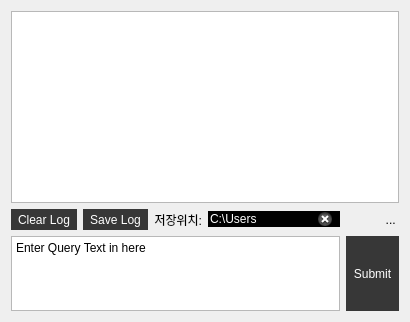
              <widget class="QWidget" name="fr_Gen">
               <property name="layoutDirection">
                <enum>Qt::LeftToRight</enum>
               </property>
               <property name="autoFillBackground">
                <bool>true</bool>
               </property>
               <layout class="QGridLayout" name="gridLayout_2">
                <property name="sizeConstraint">
                 <enum>QLayout::SetDefaultConstraint</enum>
                </property>
                <item row="1" column="1">
                 <widget class="QToolButton" name="btn_SaveLog">
                  <property name="styleSheet">
                   <string notr="true">background-color: rgb(55, 55, 55);
color: rgb(255, 255, 255);
font: 10pt &quot;굴림&quot;;</string>
                  </property>
                  <property name="text">
                   <string>Save Log</string>
                  </property>
                  <property name="popupMode">
                   <enum>QToolButton::InstantPopup</enum>
                  </property>
                  <property name="toolButtonStyle">
                   <enum>Qt::ToolButtonIconOnly</enum>
                  </property>
                  <property name="autoRaise">
                   <bool>true</bool>
                  </property>
                  <property name="arrowType">
                   <enum>Qt::NoArrow</enum>
                  </property>
                 </widget>
                </item>
                <item row="1" column="2">
                 <widget class="QLabel" name="text_Status_2">
                  <property name="text">
                   <string>저장위치:</string>
                  </property>
                  <property name="alignment">
                   <set>Qt::AlignRight|Qt::AlignTrailing|Qt::AlignVCenter</set>
                  </property>
                 </widget>
                </item>
                <item row="1" column="3">
                 <widget class="QLineEdit" name="line_SaveLog">
                  <property name="styleSheet">
                   <string notr="true">background-color: rgb(0, 0, 0);
border: rgb(0,0,0);
color: rgb(255, 255, 255);
font: 9pt &quot;굴림&quot;;</string>
                  </property>
                  <property name="text">
                   <string>C:\Users</string>
                  </property>
                  <property name="echoMode">
                   <enum>QLineEdit::Normal</enum>
                  </property>
                  <property name="clearButtonEnabled">
                   <bool>true</bool>
                  </property>
                 </widget>
                </item>
                <item row="1" column="4">
                 <widget class="QLabel" name="text_Status">
                  <property name="text">
                   <string>... </string>
                  </property>
                  <property name="alignment">
                   <set>Qt::AlignRight|Qt::AlignTrailing|Qt::AlignVCenter</set>
                  </property>
                 </widget>
                </item>
                <item row="1" column="0">
                 <widget class="QToolButton" name="btn_ClearLog">
                  <property name="styleSheet">
                   <string notr="true">background-color: rgb(55, 55, 55);
color: rgb(255, 255, 255);
font: 10pt &quot;굴림&quot;;</string>
                  </property>
                  <property name="text">
                   <string>Clear Log</string>
                  </property>
                  <property name="popupMode">
                   <enum>QToolButton::InstantPopup</enum>
                  </property>
                  <property name="toolButtonStyle">
                   <enum>Qt::ToolButtonIconOnly</enum>
                  </property>
                  <property name="autoRaise">
                   <bool>true</bool>
                  </property>
                  <property name="arrowType">
                   <enum>Qt::NoArrow</enum>
                  </property>
                 </widget>
                </item>
                <item row="2" column="0" colspan="4">
                 <widget class="QTextEdit" name="text_Query">
                  <property name="enabled">
                   <bool>true</bool>
                  </property>
                  <property name="sizePolicy">
                   <sizepolicy hsizetype="Expanding" vsizetype="Minimum">
                    <horstretch>0</horstretch>
                    <verstretch>0</verstretch>
                   </sizepolicy>
                  </property>
                  <property name="minimumSize">
                   <size>
                    <width>0</width>
                    <height>0</height>
                   </size>
                  </property>
                  <property name="maximumSize">
                   <size>
                    <width>16777215</width>
                    <height>75</height>
                   </size>
                  </property>
                  <property name="html">
                   <string>&lt;!DOCTYPE HTML PUBLIC &quot;-//W3C//DTD HTML 4.0//EN&quot; &quot;http://www.w3.org/TR/REC-html40/strict.dtd&quot;&gt;
&lt;html&gt;&lt;head&gt;&lt;meta name=&quot;qrichtext&quot; content=&quot;1&quot; /&gt;&lt;style type=&quot;text/css&quot;&gt;
p, li { white-space: pre-wrap; }
&lt;/style&gt;&lt;/head&gt;&lt;body style=&quot; font-family:'Gulim'; font-size:9pt; font-weight:400; font-style:normal;&quot;&gt;
&lt;p style=&quot; margin-top:0px; margin-bottom:0px; margin-left:0px; margin-right:0px; -qt-block-indent:0; text-indent:0px;&quot;&gt;Enter Query Text in here&lt;/p&gt;&lt;/body&gt;&lt;/html&gt;</string>
                  </property>
                 </widget>
                </item>
                <item row="2" column="4">
                 <widget class="QToolButton" name="btn_Submit">
                  <property name="sizePolicy">
                   <sizepolicy hsizetype="MinimumExpanding" vsizetype="Preferred">
                    <horstretch>0</horstretch>
                    <verstretch>0</verstretch>
                   </sizepolicy>
                  </property>
                  <property name="maximumSize">
                   <size>
                    <width>200</width>
                    <height>16777215</height>
                   </size>
                  </property>
                  <property name="styleSheet">
                   <string notr="true">background-color: rgb(55, 55, 55);
color: rgb(255, 255, 255);
font: 10pt &quot;굴림&quot;;</string>
                  </property>
                  <property name="text">
                   <string>Submit</string>
                  </property>
                  <property name="shortcut">
                   <string/>
                  </property>
                  <property name="popupMode">
                   <enum>QToolButton::InstantPopup</enum>
                  </property>
                  <property name="toolButtonStyle">
                   <enum>Qt::ToolButtonIconOnly</enum>
                  </property>
                  <property name="autoRaise">
                   <bool>true</bool>
                  </property>
                  <property name="arrowType">
                   <enum>Qt::NoArrow</enum>
                  </property>
                 </widget>
                </item>
                <item row="0" column="0" colspan="5">
                 <widget class="QTextBrowser" name="text_Output">
                  <property name="html">
                   <string>&lt;!DOCTYPE HTML PUBLIC &quot;-//W3C//DTD HTML 4.0//EN&quot; &quot;http://www.w3.org/TR/REC-html40/strict.dtd&quot;&gt;
&lt;html&gt;&lt;head&gt;&lt;meta name=&quot;qrichtext&quot; content=&quot;1&quot; /&gt;&lt;style type=&quot;text/css&quot;&gt;
p, li { white-space: pre-wrap; }
&lt;/style&gt;&lt;/head&gt;&lt;body style=&quot; font-family:'Gulim'; font-size:9pt; font-weight:400; font-style:normal;&quot;&gt;
&lt;p style=&quot;-qt-paragraph-type:empty; margin-top:0px; margin-bottom:0px; margin-left:0px; margin-right:0px; -qt-block-indent:0; text-indent:0px;&quot;&gt;&lt;br /&gt;&lt;/p&gt;&lt;/body&gt;&lt;/html&gt;</string>
                  </property>
                 </widget>
                </item>
               </layout>
              </widget>
